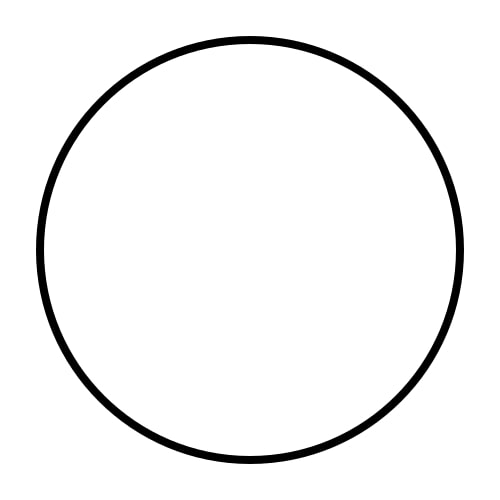
#> input picture AboutMath/circle.jpg, 500 x 500 px
$ python dft.py
#> lines starting #> are read from the running program, lines starting #| are printed output that depends on the picture
import cv2
import numpy as np
from matplotlib import pyplot as plt

image = cv2.imread('circle.jpg',0)
#> image is the input picture: shape (500, 500); min 0, max 255, mean 244.3

img_float32 = np.float32(image)

dft = cv2.dft(img_float32, flags = cv2.DFT_COMPLEX_OUTPUT)
dft_shift = np.fft.fftshift(dft)

magnitude_spectrum = 20*np.log(cv2.magnitude(dft_shift[:,:,0],dft_shift[:,:,1]))
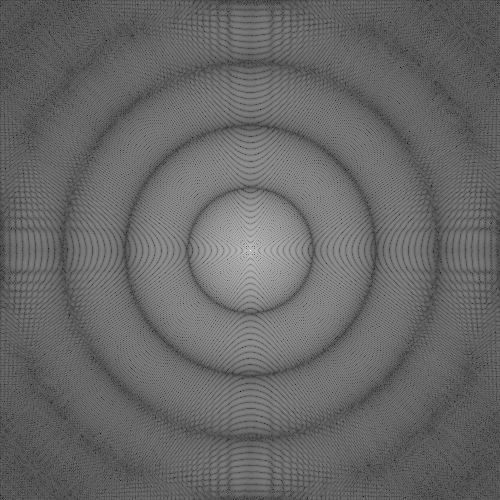
#> magnitude_spectrum: shape (500, 500) float32; min 16.65, max 358.6, mean 155.3; drawn with min black and max white

fig, (ax1, ax2) = plt.subplots(nrows=1, ncols=2)

ax1.imshow(image, cmap = 'gray')
ax1.set_title('Input Image')
ax1.set_xticks([])
ax1.set_yticks([])

ax2.imshow(magnitude_spectrum, cmap = 'gray')
ax2.set_title('Magnitude Spectrum')
ax2.set_xticks([])
ax2.set_yticks([])

fig.savefig("circleresult.jpg")
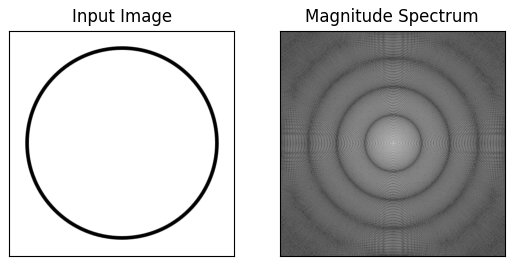
#> figure drawn by matplotlib, 2 panels
